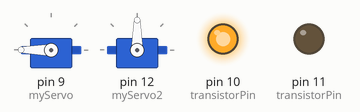
Recording of a sketch running on a simulated Arduino Uno, built with avr-gcc and run on an emulated ATmega328P. Shown: 2 × servo, output pins drawn as LEDs (lit = HIGH).

Above: at 0.01 s.
Timing chart, 0 to 1.6 s (numbered marks = the images above):
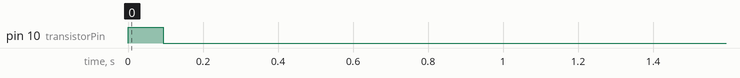

The sketch:

Robot1.ino
```cpp
#include <Servo.h>

Servo myServo;
Servo myServo2;
int value;
int angle;

void servoWrite( int angle, int servo) {

  int  transistorPin;

  if (servo == 1) {
    transistorPin = 10;
  } else {
    transistorPin = 11;
  }

  if (angle >180) {

    double t = (139/90.0) * (angle/2.0);

    digitalWrite(transistorPin,HIGH);

    if (servo == 1) {
      myServo.write(180);
    } else {
      myServo2.write(180);
    }

    delay(t);
    digitalWrite(transistorPin,LOW);
    delay(30);
    digitalWrite(transistorPin,HIGH);

    if (servo == 1) {
      myServo.write(180);
    } else {
      myServo2.write(180);
    }

    delay(t);
    digitalWrite(transistorPin,LOW);

  } else {

    double t = (142/90.0) * angle;

    digitalWrite(transistorPin,HIGH);

    if (servo == 1) {
      myServo.write(180);
    } else {
      myServo2.write(180);
    }

    delay(t);
    digitalWrite(transistorPin,LOW);
  }

  delay(500);
}


void setup() {
  Serial.begin(9600);
  pinMode(9,OUTPUT);
  pinMode(10,OUTPUT);
  pinMode(11,OUTPUT);
  pinMode(12,OUTPUT);
  myServo.attach(9);
  myServo2.attach(12);

  servoWrite(60,1);
  //servoWrite(90,2);
  delay(500);
}

void loop() {
  //servoWrite(90,1);
  //servoWrite(90,2);
  delay(100);
}
```
